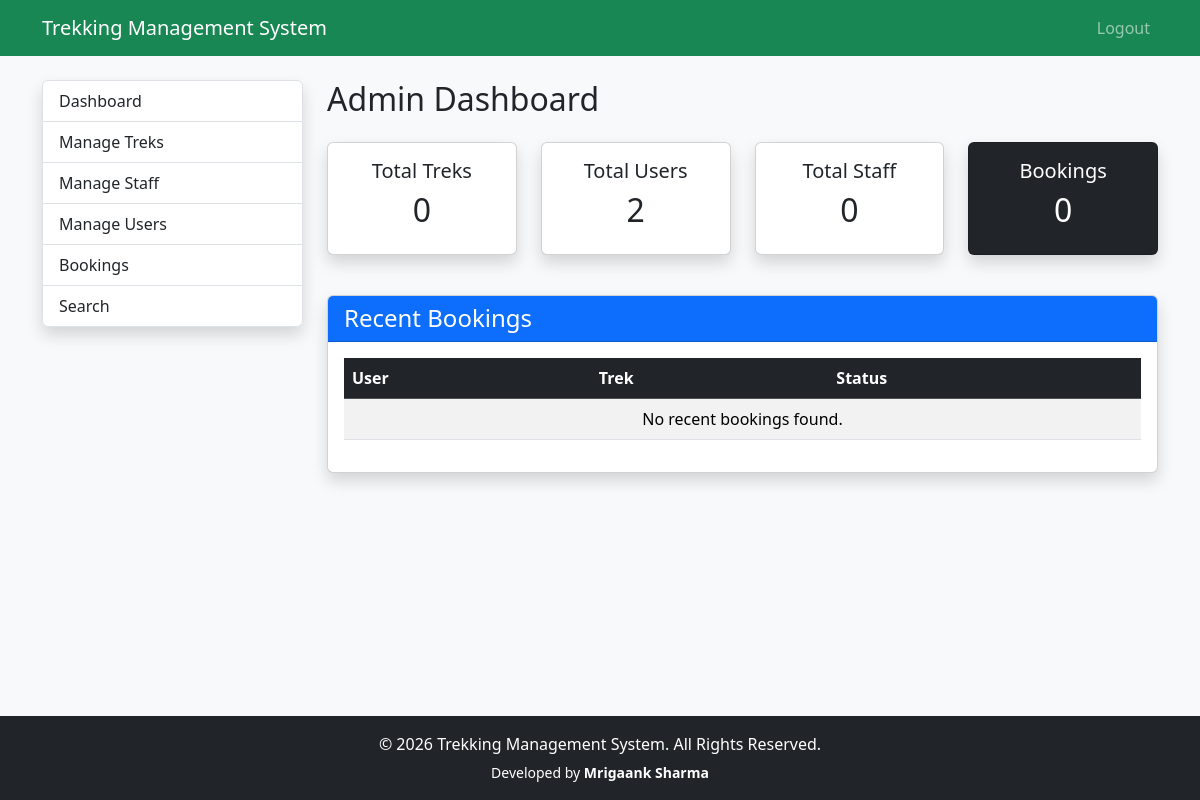
The app's page /admin/dashboard (signed in), older data.
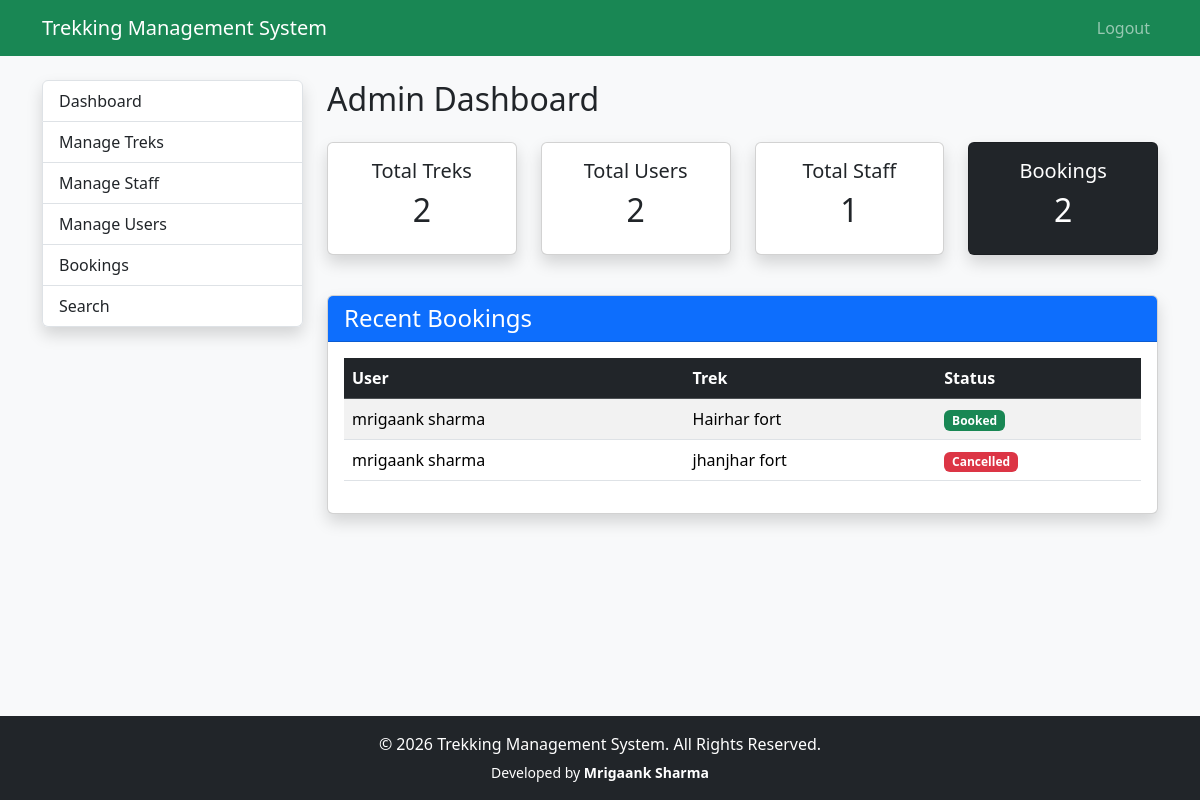
The same page, newer data.
### app/models.py (models this page shows)
class Booking(db.Model):
      __tablename__="bookings"
      __table_args__ = (
    db.UniqueConstraint(
        "user_id",
        "trek_id",
        name="unique_booking"
    ),
)
      id=db.Column(db.Integer,primary_key=True)
      bookings_date=db.Column(
            db.DateTime,
            default=datetime.utcnow
      )
      status=db.Column(
            db.String(20),
            default="Booked"
      )
      user_id=db.Column(
            db.Integer,
            db.ForeignKey("users.id")
      )
      trek_id=db.Column(
            db.Integer,
            db.ForeignKey("treks.id")
      )

class User(UserMixin,db.Model):
    __tablename__="users"
    id=db.Column(db.Integer,primary_key=True)
    name=db.Column(db.String(100),nullable=False)
    email=db.Column(db.String(120),unique=True,nullable=False)
    password=db.Column(db.String(255),nullable=False)
    phone=db.Column(db.String(15))
    role=db.Column(db.String(20),nullable=False)
    status=db.Column(db.String(20),default="active")
    created_at=db.Column(db.DateTime,default=datetime.utcnow)
    assigned_treks=db.relationship(
        "Trek",
        foreign_keys="Trek.staff_id",
        backref="staff",
        lazy=True
    )
    bookings=db.relationship(
        "Booking",
        backref="user",
        lazy=True
    )

class Trek(db.Model):
        __tablename__="treks"
        id=db.Column(db.Integer,primary_key=True)
        name=db.Column(db.String(100),nullable=False)
        location=db.Column(db.String(100),nullable=False)
        difficulty=db.Column(db.String(20),nullable=False)
        duration=db.Column(db.Integer)
        available_slots=db.Column(db.Integer)
        description=db.Column(db.Text)
        status=db.Column(
            db.String(20),
            default="Upcoming"
        )
        start_date=db.Column(db.Date)
        end_date=db.Column(db.Date)
        staff_id=db.Column(
            db.Integer,
            db.ForeignKey("users.id")
        )
        bookings=db.relationship(
            "Booking",
            backref="trek",
            lazy=True
        )
        price = db.Column(db.Float)
        image = db.Column(db.String(255))
        max_altitude = db.Column(db.Integer)
        meeting_point = db.Column(db.String(200))

### app/admin/routes.py (the view)
@admin_bp.route("/dashboard")
@login_required
@admin_required
def dashboard():
    total_treks = Trek.query.count()
    total_users =User.query.filter_by(
        role="user"
    ).count()
    total_staff =User.query.filter_by(
        role="staff"
    ).count()
    total_bookings =Booking.query.count()
    recent_bookings =Booking.query.order_by(
    Booking.bookings_date.desc()
)   .limit(5).all()
    recent_users = User.query.filter_by(
        role="user"
    ).order_by(
        User.id.desc()
    ).limit(5).all()
    recent_treks =Trek.query.order_by(
        Trek.id.desc()
    ).limit(5).all()
    pending_staff =User.query.filter_by(
    role="staff",
    status="pending"
).count()
    completed_treks = Trek.query.filter_by(
    status="Completed"
).count()
    open_treks = Trek.query.filter_by(
    status="Open"
).count()
    cancelled_bookings = Booking.query.filter_by(
    status="Cancelled"
).count()
    return render_template(
        "admin/dashboard.html",
        total_treks=total_treks,
        total_users=total_users,
        total_staff=total_staff,
        total_bookings=total_bookings,
    recent_bookings=recent_bookings,
        recent_users=recent_users,
        recent_treks=recent_treks
    )

### app/extensions.py (called while the page is built)
@login_manager.user_loader
def load_user(user_id):
    return User.query.get(int(user_id))

### app/templates/admin/dashboard.html
{% extends 'admin/layout.html' %}
{% block admin_content %}
<h2 class="mb-4">Admin Dashboard</h2>
<div class="row">
    <div class="col-md-3">
        <div class="card shadow mb-3">
            <div class="card-body text-center">
                <h5>Total Treks</h5>
                <h2>{{ total_treks }}</h2>
            </div>
        </div>
    </div>
    <div class="col-md-3">
        <div class="card shadow mb-3">
            <div class="card-body text-center">
                <h5>Total Users</h5>
                <h2>{{ total_users }}</h2>
            </div>
        </div>
    </div>
    <div class="col-md-3">
        <div class="card shadow mb-3">
            <div class="card-body text-center">
                <h5>Total Staff</h5>
                <h2>{{ total_staff }}</h2>
            </div>
        </div>
    </div>
    <div class="col-md-3">
        <div class="card text-white bg-dark shadow mb-3">
            <div class="card-body text-center">
                <h5>Bookings</h5>
                <h2>{{ total_bookings }}</h2>
            </div>
        </div>
    </div>
</div>
<div class="card shadow mt-4">
    <div class="card-header bg-primary text-white">
        <h4 class="mb-0">Recent Bookings</h4>
    </div>
    <div class="card-body">
        <table class="table table-striped table-hover">
            <thead class="table-dark">
                <tr>
                    <th>User</th>
                    <th>Trek</th>
                    <th>Status</th>
                </tr>
            </thead>
            <tbody>
                {% for booking in recent_bookings %}
                <tr>
                    <td>{{ booking.user.name }}</td>
                    <td>{{ booking.trek.name }}</td>
                    <td>
                        {% if booking.status == "Booked" %}
                            <span class="badge bg-success">{{ booking.status }}</span>
                        {% elif booking.status == "Pending" %}
                            <span class="badge bg-warning text-dark">{{ booking.status }}</span>
                        {% elif booking.status == "Cancelled" %}
                            <span class="badge bg-danger">{{ booking.status }}</span>
                        {% else %}
                            <span class="badge bg-secondary">{{ booking.status }}</span>
                        {% endif %}
                    </td>
                </tr>
                {% else %}
                <tr>
                    <td colspan="3" class="text-center">
                        No recent bookings found.
                    </td>
                </tr>
                {% endfor %}
            </tbody>
        </table>
    </div>
</div>
{% endblock %}

Row changes from the older to the newer data that the page shows:
added Booking: user.name "mrigaank sharma", trek.name "Hairhar fort", status "Booked"
added Booking: user.name "mrigaank sharma", trek.name "jhanjhar fort", status "Cancelled"
Text that changed along with them:
{{ total_treks }}: "0" → "2"
{{ total_staff }}: "0" → "1"
{{ total_bookings }}: "0" → "2"
text no longer shown: "No recent bookings found."
